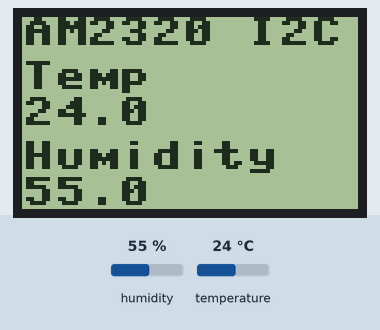
Recording of a program running on a simulated ESP8266 board running MicroPython. Shown: 84×48 one-colour display. The inputs (shaded band) are chosen by the test bench; at power-on: humidity 55 %, temperature 24 °C. Library files of the repository ran but are not shown: pcd8544.py; what the program prints to the serial console is not drawn.

Above: at 1.2 s.
1.3 s: humidity set to 22 %
At 4.5 s:
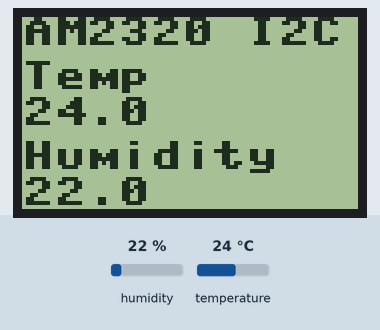
5.5 s: temperature set to 12 °C
At 9.2 s:
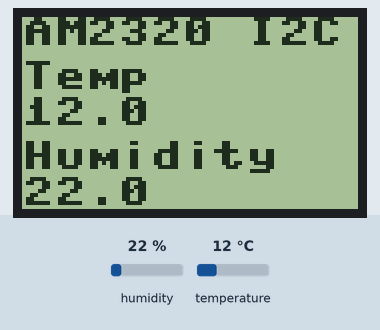
9.5 s: humidity set to 40 %
At 12.7 s:
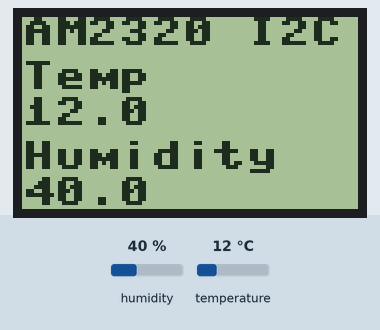
13.6 s: temperature set to 19 °C
At 17.5 s:
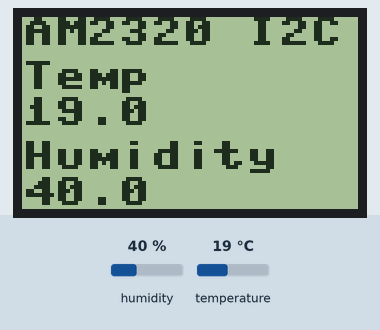
Timing chart, 0 to 18.6 s (numbered marks = the images above; inputs shaded):
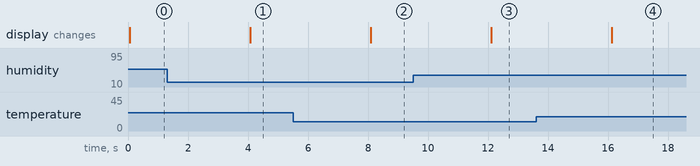

The program:

am2320_nokia.py
```python
import time, ustruct
from machine import I2C, Pin, SPI

# Nokia 5110
import pcd8544, framebuf

# Temp sensor
import am2320

# Initialise I2C for temp sensor
i2c = I2C(scl=Pin(0), sda=Pin(2), freq=20000)

i2c.scan()
# should see sensor at [92]

dht = am2320.AM2320(i2c)

# Initialise SPI for display
spi = SPI(1, baudrate=80000000, polarity=0, phase=0)
cs = Pin(2)
dc = Pin(15)
rst = Pin(0)

# backlight on
bl = Pin(12, Pin.OUT, value=1)

lcd = pcd8544.PCD8544(spi, cs, dc, rst)

# Initialise framebuffer for display
buffer = bytearray((lcd.height // 8) * lcd.width)
framebuf = framebuf.FrameBuffer1(buffer, lcd.width, lcd.height)

# Update display
while(True):
	dht.measure()
	framebuf.fill(0)
	framebuf.text("AM2320 I2C", 0, 0, 1)
	framebuf.text("Temp", 0, 11, 1)
	framebuf.text("%.1f" % dht.temperature(), 0, 20, 1)
	framebuf.text("Humidity", 0, 31, 1)
	framebuf.text("%.1f" % dht.humidity(), 0, 40, 1)
	lcd.data(buffer)
	time.sleep_ms(4000)
```

am2320.py
```python
"""
MicroPython Aosong AM2320 I2C driver
https://github.com/mcauser/micropython-am2320

MIT License
Copyright (c) 2016 Mike Causer

Permission is hereby granted, free of charge, to any person obtaining a copy
of this software and associated documentation files (the "Software"), to deal
in the Software without restriction, including without limitation the rights
to use, copy, modify, merge, publish, distribute, sublicense, and/or sell
copies of the Software, and to permit persons to whom the Software is
furnished to do so, subject to the following conditions:

The above copyright notice and this permission notice shall be included in all
copies or substantial portions of the Software.

THE SOFTWARE IS PROVIDED "AS IS", WITHOUT WARRANTY OF ANY KIND, EXPRESS OR
IMPLIED, INCLUDING BUT NOT LIMITED TO THE WARRANTIES OF MERCHANTABILITY,
FITNESS FOR A PARTICULAR PURPOSE AND NONINFRINGEMENT. IN NO EVENT SHALL THE
AUTHORS OR COPYRIGHT HOLDERS BE LIABLE FOR ANY CLAIM, DAMAGES OR OTHER
LIABILITY, WHETHER IN AN ACTION OF CONTRACT, TORT OR OTHERWISE, ARISING FROM,
OUT OF OR IN CONNECTION WITH THE SOFTWARE OR THE USE OR OTHER DEALINGS IN THE
SOFTWARE.
"""

import ustruct
import time

class AM2320:
    def __init__(self, i2c=None, address=0x5c):
        self.i2c = i2c
        self.address = address
        self.buf = bytearray(8)
    def measure(self):
        buf = self.buf
        address = self.address
        # wake sensor
        try:
        	self.i2c.writeto(address, b'')
        except OSError:
        	pass
        # read 4 registers starting at offset 0x00
        self.i2c.writeto(address, b'\x03\x00\x04')
        # wait at least 1.5ms
        time.sleep_ms(2)
        # read data
        self.i2c.readfrom_mem_into(address, 0, buf)
        # debug print
        print(ustruct.unpack('BBBBBBBB', buf))
        crc = ustruct.unpack('<H', bytearray(buf[-2:]))[0]
        if (crc != self.crc16(buf[:-2])):
            raise Exception("checksum error")
    def crc16(self, buf):
        crc = 0xFFFF
        for c in buf:
            crc ^= c
            for i in range(8):
                if crc & 0x01:
                    crc >>= 1
                    crc ^= 0xA001
                else:
                    crc >>= 1
        return crc
    def humidity(self):
        return (self.buf[2] << 8 | self.buf[3]) * 0.1
    def temperature(self):
        t = ((self.buf[4] & 0x7f) << 8 | self.buf[5]) * 0.1
        if self.buf[4] & 0x80:
            t = -t
        return t
```

Measured:
- after the input at 1.3 s, the display: changes after 2.8 s (image 1)
- after the input at 5.5 s, the display: changes after 2.6 s (image 2)
- after the input at 9.5 s, the display: changes after 2.6 s (image 3)
- after the input at 13.6 s, the display: changes after 2.5 s (image 4)
